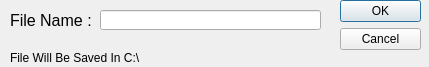
<?xml version="1.0" encoding="UTF-8"?>
<ui version="4.0">
 <class>Dialog</class>
 <widget class="QDialog" name="Dialog">
  <property name="geometry">
   <rect>
    <x>0</x>
    <y>0</y>
    <width>429</width>
    <height>67</height>
   </rect>
  </property>
  <property name="windowTitle">
   <string>Dialog</string>
  </property>
  <widget class="QDialogButtonBox" name="buttonBox">
   <property name="geometry">
    <rect>
     <x>340</x>
     <y>0</y>
     <width>81</width>
     <height>301</height>
    </rect>
   </property>
   <property name="orientation">
    <enum>Qt::Vertical</enum>
   </property>
   <property name="standardButtons">
    <set>QDialogButtonBox::Cancel|QDialogButtonBox::Ok</set>
   </property>
  </widget>
  <widget class="QLabel" name="label">
   <property name="geometry">
    <rect>
     <x>10</x>
     <y>10</y>
     <width>81</width>
     <height>20</height>
    </rect>
   </property>
   <property name="font">
    <font>
     <pointsize>12</pointsize>
    </font>
   </property>
   <property name="text">
    <string>File Name :</string>
   </property>
  </widget>
  <widget class="QLineEdit" name="lineEdit">
   <property name="geometry">
    <rect>
     <x>100</x>
     <y>10</y>
     <width>221</width>
     <height>20</height>
    </rect>
   </property>
  </widget>
  <widget class="QLabel" name="label_2">
   <property name="geometry">
    <rect>
     <x>10</x>
     <y>50</y>
     <width>281</width>
     <height>16</height>
    </rect>
   </property>
   <property name="text">
    <string>File Will Be Saved In C:\</string>
   </property>
  </widget>
 </widget>
 <resources/>
 <connections>
  <connection>
   <sender>buttonBox</sender>
   <signal>accepted()</signal>
   <receiver>Dialog</receiver>
   <slot>accept()</slot>
   <hints>
    <hint type="sourcelabel">
     <x>248</x>
     <y>254</y>
    </hint>
    <hint type="destinationlabel">
     <x>157</x>
     <y>274</y>
    </hint>
   </hints>
  </connection>
  <connection>
   <sender>buttonBox</sender>
   <signal>rejected()</signal>
   <receiver>Dialog</receiver>
   <slot>reject()</slot>
   <hints>
    <hint type="sourcelabel">
     <x>316</x>
     <y>260</y>
    </hint>
    <hint type="destinationlabel">
     <x>286</x>
     <y>274</y>
    </hint>
   </hints>
  </connection>
 </connections>
</ui>
